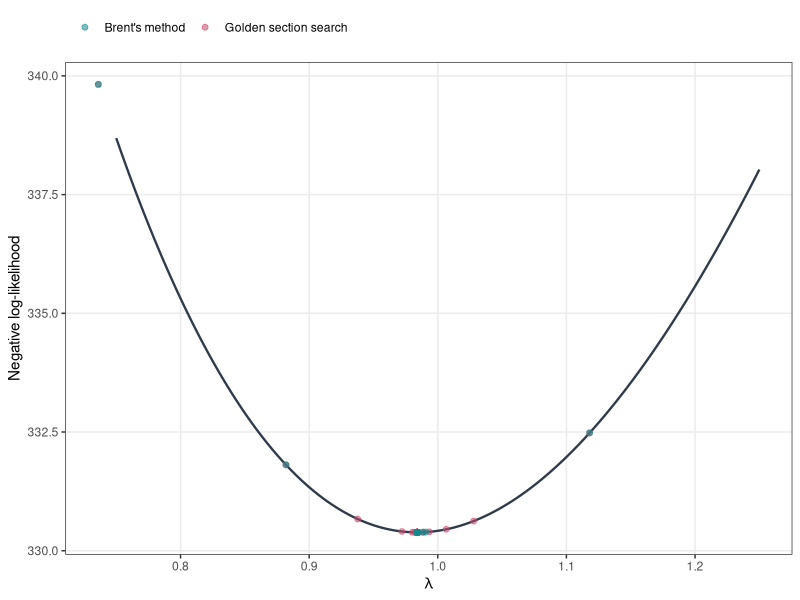

R code for this plot:
# Used in: slides/03-univopt/02-brent.tex
#
# Compare the optimization traces of golden section search and Brent's method
# for the Poisson negative log-likelihood.

set.seed(1234)

library(data.table)
library(ggplot2)

dir.create("../figure", recursive = TRUE, showWarnings = FALSE)

samples = rpois(250L, lambda = 1)

negative_log_likelihood = function(lambda, data) {
  -sum(dpois(data, lambda = lambda, log = TRUE))
}

make_traced_objective = function(objective_function) {
  trace_env = new.env(parent = emptyenv())
  trace_env$lambda = numeric()
  trace_env$value = numeric()

  traced_objective = function(lambda) {
    objective_value = objective_function(lambda)
    trace_env$lambda = c(trace_env$lambda, as.numeric(lambda))
    trace_env$value = c(trace_env$value, as.numeric(objective_value))
    objective_value
  }

  trace_archive = function(method_label) {
    data.table(
      iter = seq_along(trace_env$lambda),
      lambda = trace_env$lambda,
      objective_value = trace_env$value,
      method = method_label
    )
  }

  list(
    objective = traced_objective,
    archive = trace_archive
  )
}

golden_section_trace = function(objective_function, x_left, x_right, tolerance = 1e-10, max_iter = 1000L) {
  phi = (sqrt(5) - 1) / 2
  left = x_left
  right = x_right
  c_point = right - phi * (right - left)
  d_point = left + phi * (right - left)
  f_c = objective_function(c_point)
  f_d = objective_function(d_point)

  iter = 0L

  while ((right - left) > tolerance && iter < max_iter) {
    iter = iter + 1L

    if (f_c < f_d) {
      right = d_point
      d_point = c_point
      f_d = f_c
      c_point = right - phi * (right - left)
      f_c = objective_function(c_point)
    } else {
      left = c_point
      c_point = d_point
      f_c = f_d
      d_point = left + phi * (right - left)
      f_d = objective_function(d_point)
    }
  }

  invisible((left + right) / 2)
}

objective_function = function(lambda) {
  negative_log_likelihood(lambda = lambda, data = samples)
}

lambda_grid = seq(0.75, 1.25, length.out = 1000L)
likelihood_grid = data.table(
  lambda = lambda_grid,
  objective_value = vapply(lambda_grid, objective_function, numeric(1L))
)

golden_section_run = make_traced_objective(objective_function)
golden_section_trace(
  objective_function = golden_section_run$objective,
  x_left = 0.5,
  x_right = 1.5,
  tolerance = 1e-10
)
golden_section_archive = golden_section_run$archive("Golden section search")

brent_run = make_traced_objective(objective_function)
optimize(
  f = brent_run$objective,
  lower = 0.5,
  upper = 1.5,
  tol = 1e-10
)
brent_archive = brent_run$archive("Brent's method")

trace_archive = rbindlist(list(golden_section_archive, brent_archive))

poisson_plot = ggplot(
  likelihood_grid,
  aes(x = lambda, y = objective_value)
) +
  geom_line(linewidth = 0.8, colour = "#2F3A4A") +
  geom_point(
    data = trace_archive,
    aes(colour = method),
    alpha = 0.55,
    size = 1.7
  ) +
  scale_colour_manual(
    values = c(
      "Golden section search" = "#C84B6C",
      "Brent's method" = "#0F8B8D"
    ),
    name = NULL
  ) +
  labs(
    x = expression(lambda),
    y = "Negative log-likelihood"
  ) +
  theme_bw(base_size = 11) +
  theme(
    legend.position = "top",
    legend.justification = "left",
    legend.box.margin = margin(0, 0, 0, 0),
    panel.grid.minor = element_blank()
  )

ggsave(
  filename = "../figure/poisson.pdf",
  plot = poisson_plot,
  width = 4,
  height = 2
)
